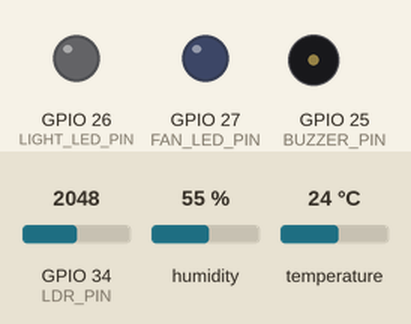
Simulated run of this program. Board: ESP32. Shown: output pins drawn as LEDs (lit = HIGH), buzzer (waves = sounding, pin HIGH). The inputs (shaded band) are chosen by the test bench; at power-on: temperature 24 °C, GPIO 34 (LDR_PIN) = 2048, humidity 55 %. WiFi joins after 1.5 s; servers stay silent unless stated; what the program prints to the serial monitor is not drawn.

Above: at 3.0 s.
3.1 s: temperature set to 29.6 °C
7.3 s: temperature set to 30.7 °C
At 8.8 s:
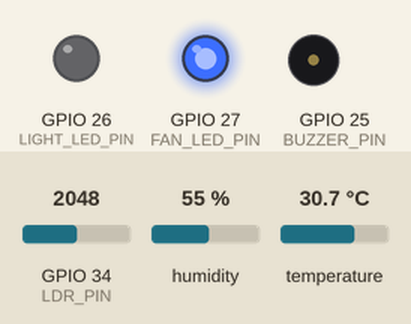
9.6 s: GPIO 34 (LDR_PIN) set to 2427
13.3 s: GPIO 34 (LDR_PIN) set to 2551
At 14.3 s:
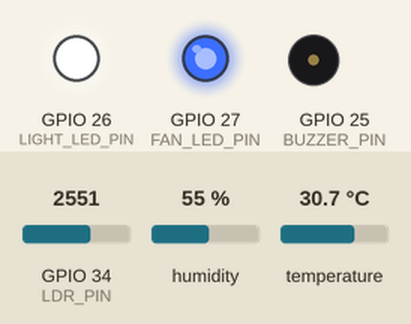
15.4 s: temperature set to 12 °C
At 17.0 s:
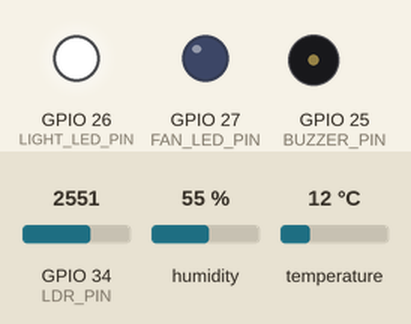
17.3 s: temperature set to 33 °C
At 19.96 s:
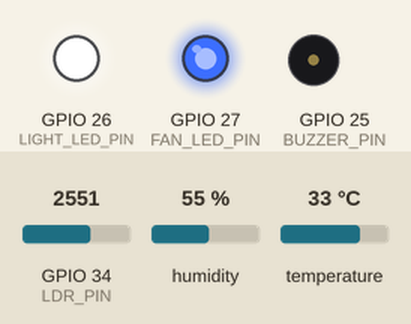
Timing chart, 0 to 21.6 s (numbered marks = the images above; inputs shaded):
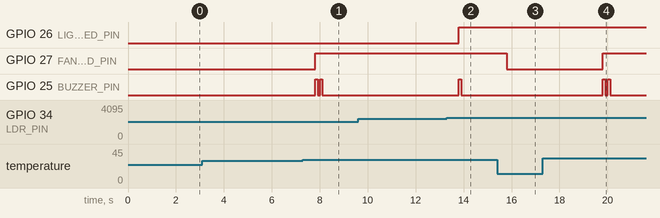

Measured:
- the behaviour switches between 30 and 30.1 °C on temperature (found by bisection; images 0 and 1)
- the behaviour switches between 2500 and 2501 on GPIO 34 (LDR_PIN) (found by bisection; images 1 and 2)
- after the input at 3.1 s, every drawn part: stays the same
- after the input at 7.3 s, GPIO 27 (FAN_LED_PIN): LOW → HIGH after 0.51 s; GPIO 25 (BUZZER_PIN): alternates HIGH for 0.10 s and LOW for 0.10 s, 4 changes in all, then stays LOW, starting after 0.51 s
- after the input at 9.6 s, every drawn part: stays the same
- after the input at 13.3 s, GPIO 26 (LIGHT_LED_PIN): LOW → HIGH after 0.50 s; GPIO 25 (BUZZER_PIN): LOW → HIGH after 0.51 s, → LOW 0.10 s later
- after the input at 15.4 s, GPIO 27 (FAN_LED_PIN): HIGH → LOW after 0.41 s
- after the input at 17.3 s, GPIO 27 (FAN_LED_PIN): LOW → HIGH after 2.5 s; GPIO 25 (BUZZER_PIN): alternates HIGH for 0.10 s and LOW for 0.10 s, 4 changes in all, then stays LOW, starting after 2.5 s

The program:

main.cpp
```cpp
// Smart Home Automation System
// ESP32 + Blynk Cloud + DHT22 + LDR + LEDs + Buzzer

#define BLYNK_TEMPLATE_ID    "TMPL3BHAi4kY2"
#define BLYNK_TEMPLATE_NAME  "Smart Home Automation System"
#define BLYNK_AUTH_TOKEN     "yHYiEHyfc4QHt_cLa-RnBdEynfoiiQ1F"

#define BLYNK_PRINT Serial

#include <WiFi.h>
#include <BlynkSimpleEsp32.h>
#include <DHT.h>

// ---- Pin Definitions ----
#define DHT_PIN            4
#define DHT_TYPE           DHT22
#define LDR_PIN            34
#define LIGHT_LED_PIN      26
#define FAN_LED_PIN        27
#define BUZZER_PIN         25

// ---- Thresholds ----
#define TEMP_THRESHOLD     30.0   // Fan turns ON above this
#define LDR_DARK_THRESHOLD 2500   // Light turns ON below this (dark room)

// ---- WiFi Credentials ----
char ssid[] = "Wokwi-GUEST";
char pass[] = "";

DHT dht(DHT_PIN, DHT_TYPE);
BlynkTimer timer;

bool lightState = false;
bool fanState   = false;

void readSensorsAndControl() {
    // --- Read DHT22 ---
    float temperature = dht.readTemperature();
    float humidity    = dht.readHumidity();

    if (isnan(temperature) || isnan(humidity)) {
        Serial.println("DHT22 read failed!");
        return;
    }

    // --- Read LDR ---
    int ldrValue = analogRead(LDR_PIN);  // 0-4095 (12-bit ADC)

    // --- Serial Output ---
    Serial.printf("Temp: %.1f C | Hum: %.1f%% | Light: %s | Fan: %s | LDR: %d ",
      temperature, humidity,lightState ? "ON" : "OFF",fanState   ? "ON" : "OFF",ldrValue);
    Serial.println("\n");

    // ---- Light Control (LDR) ----
    if (ldrValue > LDR_DARK_THRESHOLD) {
        // Dark room → turn light ON
        if (!lightState) {
            lightState = true;
            digitalWrite(LIGHT_LED_PIN, HIGH);
            Serial.println("Room is DARK  → Light ON");
            digitalWrite(BUZZER_PIN, HIGH);
            delay(100);
            digitalWrite(BUZZER_PIN, LOW);
        }
    } else {
        // Bright room → turn light OFF
        if (lightState) {
            lightState = false;
            digitalWrite(LIGHT_LED_PIN, LOW);
            Serial.println("Room is BRIGHT → Light OFF");
        }
    }

    // ---- Fan Control (Temperature) ----
    if (temperature > TEMP_THRESHOLD) {
        if (!fanState) {
            fanState = true;
            digitalWrite(FAN_LED_PIN, HIGH);
            Serial.println("Temp HIGH → Fan ON");
            for (int i = 0; i < 2; i++) {
                digitalWrite(BUZZER_PIN, HIGH);
                delay(100);
                digitalWrite(BUZZER_PIN, LOW);
                delay(100);
            }
        }
    } else {
        if (fanState) {
            fanState = false;
            digitalWrite(FAN_LED_PIN, LOW);
            Serial.println("Temp LOW  → Fan OFF");
        }
    }

    // ---- Send to Blynk Dashboard ----
    Blynk.virtualWrite(V0, temperature);
    Blynk.virtualWrite(V1, humidity);
    Blynk.virtualWrite(V2, lightState ? "ON" : "OFF");
    Blynk.virtualWrite(V3, fanState   ? "ON" : "OFF");
    Blynk.virtualWrite(V4, ldrValue);
}

void setup() {
    Serial.begin(115200);

    pinMode(LIGHT_LED_PIN, OUTPUT);
    pinMode(FAN_LED_PIN,   OUTPUT);
    pinMode(BUZZER_PIN,    OUTPUT);

    digitalWrite(LIGHT_LED_PIN, LOW);
    digitalWrite(FAN_LED_PIN,   LOW);
    digitalWrite(BUZZER_PIN,    LOW);

    dht.begin();

    Serial.println("Connecting to Blynk...");
    Blynk.begin(BLYNK_AUTH_TOKEN, ssid, pass);

    timer.setInterval(2000L, readSensorsAndControl);
}

void loop() {
    Blynk.run();
    timer.run();
}
```
